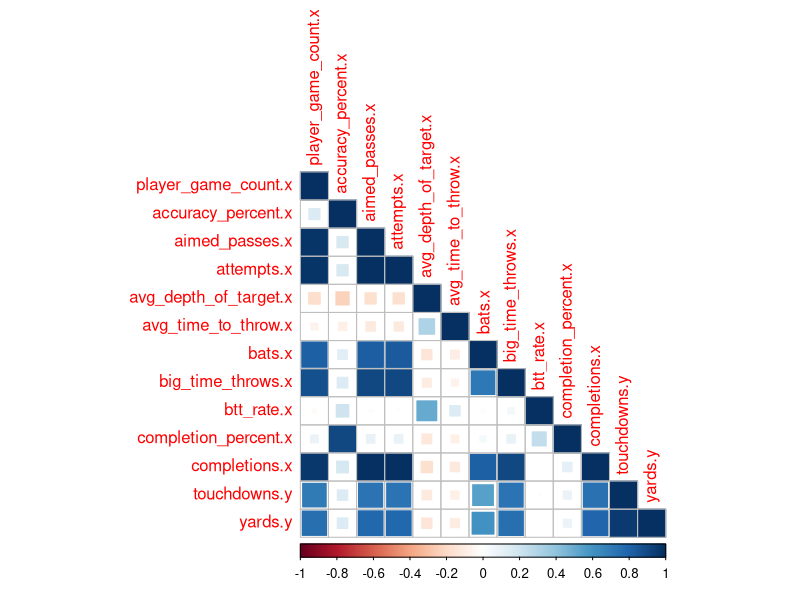
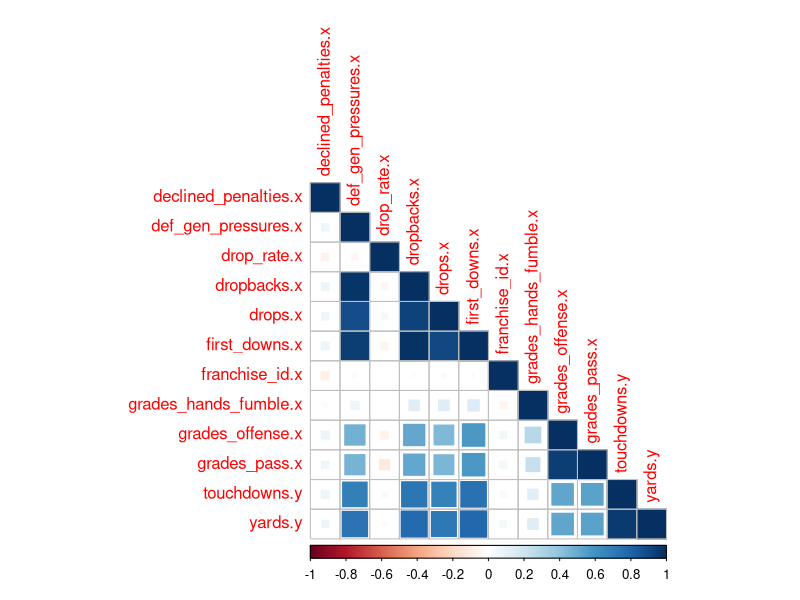
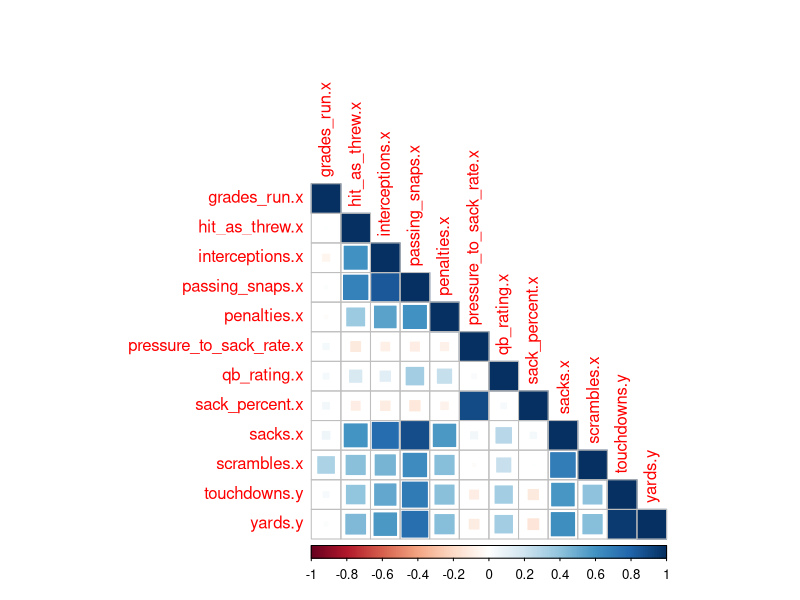

Generate these figures, in order, with R: (Note: this script raises an error after producing the figures.)
## ---- chunk 1
knitr::opts_chunk$set(echo = TRUE)
## ---- chunk 2
library(readr)
pff_passing_summary_2012 <- read_csv("pff_passing_summary_2012.csv", show_col_types = FALSE)
pff_passing_summary_2013 <- read_csv("pff_passing_summary_2013.csv", show_col_types = FALSE)
pff_passing_summary_2014 <- read_csv("pff_passing_summary_2014.csv", show_col_types = FALSE)
pff_passing_summary_2015 <- read_csv("pff_passing_summary_2015.csv", show_col_types = FALSE)
pff_passing_summary_2016 <- read_csv("pff_passing_summary_2016.csv", show_col_types = FALSE)
pff_passing_summary_2017 <- read_csv("pff_passing_summary_2017.csv", show_col_types = FALSE)
pff_passing_summary_2018 <- read_csv("pff_passing_summary_2018.csv", show_col_types = FALSE)
pff_passing_summary_2019 <- read_csv("pff_passing_summary_2019.csv", show_col_types = FALSE)
pff_passing_summary_2020 <- read_csv("pff_passing_summary_2020.csv", show_col_types = FALSE)
pff_passing_summary_2021 <- read_csv("pff_passing_summary_2021.csv", show_col_types = FALSE)
pff_passing_summary_2022 <- read_csv("pff_passing_summary_2022.csv", show_col_types = FALSE)
## ---- chunk 3
  #Assigning the tables to smaller names
pass_12 <- pff_passing_summary_2012
pass_13 <- pff_passing_summary_2013
pass_14 <- pff_passing_summary_2014
pass_15 <- pff_passing_summary_2015
pass_16 <- pff_passing_summary_2016
pass_17 <- pff_passing_summary_2017
pass_18 <- pff_passing_summary_2018
pass_19 <- pff_passing_summary_2019
pass_20 <- pff_passing_summary_2020
pass_21 <- pff_passing_summary_2021
pass_22 <- pff_passing_summary_2022
  #Merging the 'prior' season to the 'current' season
pass_12_13 <- merge(pass_12, pass_13, by='player', all=TRUE, suffixes=c('.x','.y'))
pass_13_14 <- merge(pass_13, pass_14, by='player', all=TRUE, suffixes=c('.x','.y'))
pass_14_15 <- merge(pass_14, pass_15, by='player', all=TRUE, suffixes=c('.x','.y'))
pass_15_16 <- merge(pass_15, pass_16, by='player', all=TRUE, suffixes=c('.x','.y'))
pass_16_17 <- merge(pass_16, pass_17, by='player', all=TRUE, suffixes=c('.x','.y'))
pass_17_18 <- merge(pass_17, pass_18, by='player', all=TRUE, suffixes=c('.x','.y'))
pass_18_19 <- merge(pass_18, pass_19, by='player', all=TRUE, suffixes=c('.x','.y'))
pass_19_20 <- merge(pass_19, pass_20, by='player', all=TRUE, suffixes=c('.x','.y'))
pass_20_21 <- merge(pass_20, pass_21, by='player', all=TRUE, suffixes=c('.x','.y'))
pass_21_22 <- merge(pass_21, pass_22, by='player', all=TRUE, suffixes=c('.x','.y'))
  #Joining all of the merged tables into on table for ease of analysis
passing_12_22 <- rbind(pass_12_13, pass_13_14, pass_14_15, pass_15_16, pass_16_17, pass_17_18, pass_19_20, pass_20_21, pass_21_22)
passing_12_22
  #Showing the index for each column
column.passing <- names(passing_12_22)
numbers <- 1:83
index.passing <- data.frame(numbers, column.passing)
index.passing

## ---- chunk 4
library(corrplot)

passing_12_22 <- as.data.frame(passing_12_22)
m <- cor(passing_12_22[,c(5:15,79,82)], use='complete.obs')
corrplot(m, method='square', order='original', type='lower')

m <- cor(passing_12_22[,c(16:25,79,82)], use='complete.obs')
corrplot(m, method='square', order='original', type='lower')

m <- cor(passing_12_22[,c(26:35,79,82)], use='complete.obs')
corrplot(m, method='square', order='original', type='lower')

# how can one make it so that only '.x' correlates to only '.y' and so that '.x' does not correlate with itself?

## ---- chunk 5

attempts <- passing_12_22$attempts.x
attempts.90th <- quantile(attempts, c(0.9), na.rm=TRUE)
attempts.90th

yards <- passing_12_22$yards.y
yards.90th <- quantile(yards, 0.9, na.rm=TRUE)
yards.90th

PAB <- sum((attempts >= attempts.90th), na.rm=TRUE & yards >= yards.90th, na.rm=TRUE) / 1225
print('PAB')
PAB
PB <- 0.9
conditional.attempts.yards <- PAB / PB
conditional.attempts.yards

## ---- chunk 6
mean(passing_12_22$yards.y[attempts >= 200], na.rm=TRUE)
mean(passing_12_22$yards.y[attempts >= 300], na.rm=TRUE)
mean(passing_12_22$yards.y[attempts >= 400], na.rm=TRUE)
mean(passing_12_22$yards.y[attempts >= 500], na.rm=TRUE)
mean(passing_12_22$yards.y[attempts >= 600], na.rm=TRUE) 

median(passing_12_22$yards.x[passing_12_22$position.x == "QB"], na.rm=TRUE)
median(passing_12_22$yards.x[passing_12_22$position.x != "QB"], na.rm=TRUE)
## ---- chunk 7

percentile.05 <- function() {
  yards.y <- passing_12_22$yards.y
  variables.pass <- passing_12_22[5:42]
  average.if <- data.frame(average_yards=numeric(), stringsAsFactors = FALSE)
  for (i in variables.pass) {
    averages.05 <- mean(yards.y[i >= quantile(i, .05, na.rm=TRUE)], na.rm=TRUE)
    average.if[nrow(average.if)+1,] <- averages.05
  }
print(average.if)
}
percentile.05()



## ---- chunk 8
yards.y <- passing_12_22$yards.y
print("this is loop")
percentiles <- c(.05, .1, .2, .3, .4, .5, .6, .7, .8, .9, .95)
for (index in percentiles) {
    averages <- mean(yards.y[passing_12_22$attempts.x >= quantile(passing_12_22$attempts.x, index, na.rm=TRUE)], na.rm=TRUE)
print(averages)
}


